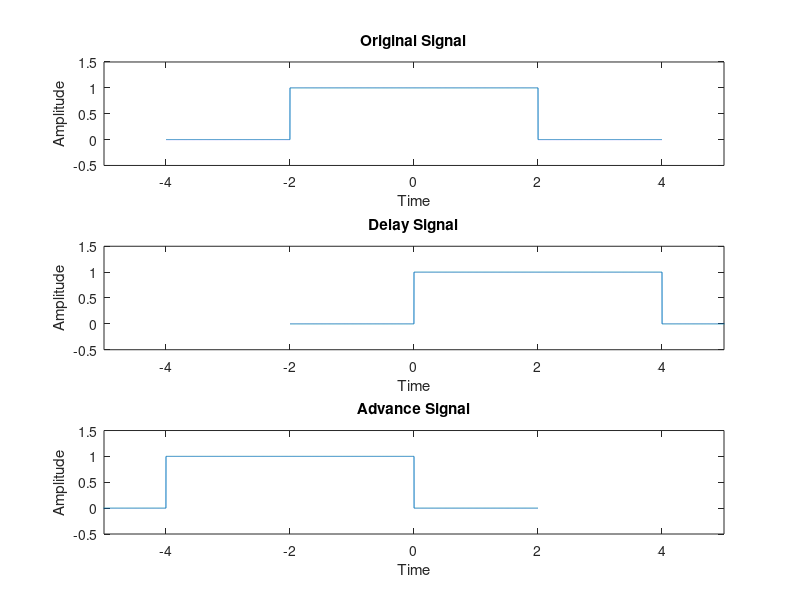

MATLAB code for this plot:
%Time Shifting Plot of Continuous time signal.

%Reference:

clc;                        %clears the command window and homes the cursor.
clear all;                  %Clear variables and functions from memory.
clf;                        %Clear current figure.

%Defining The Original Signal {x(t)}.

t=-4:0.001:4;                        %defining the x axis how many point take value.
x=@(t) 1.*(abs(t)<=2)+0.*(abs(t)>2);     %defining the amplitude of Y axis each point of x axis from 0 to 4. [x=@(t)] is equalto x(t).
% x=@(t) 1.*(abs(t)<=2)+0.*t;     %defining the amplitude of Y axis each point of x axis from 0 to 4. [x=@(t)] is equalto x(t).
subplot(3,1,1);                 %subplot mean a portion of a figure.where 2 row 1 column and it's postion is row 1 column 1.
plot(t,x(t));                   %Plot use for continuous signal. plots the data sequence Y at the values specified in X.
xlabel('Time');                 %x-axis label.
ylabel('Amplitude');            %y-axis label.
title('Original Signal');       %title  Graph title.
axis([-5 5 -0.5 1.5]);               %AXIS([XMIN XMAX YMIN YMAX]) sets scaling for the x- and y-axes on the current plot.

%Defining The Time Shifting Signal {x(t-2)} that is delay time.

%t1=t-(-2);
t1=t+2;                     %Time Shifting to 2
subplot(3,1,2);             %subplot mean a portion of a figure.where 2 row 1 column and it's postion is row 1 column 1.
plot(t1,x(t));              %Plot use for continuous signal. plots the data sequence Y at the values specified in X.
xlabel('Time');             %x-axis label.
ylabel('Amplitude');        %y-axis label.
title('Delay Signal');      %title  Graph title.
axis([-5 5 -0.5 1.5]);           %AXIS([XMIN XMAX YMIN YMAX]) sets scaling for the x- and y-axes on the current plot.

%Defining The Time Shifting Signal {x(t+2)} that is Advance time.

%t2=t-(2);
t2=t-2;                     %Time Shifting to 2
subplot(3,1,3);             %subplot mean a portion of a figure.where 2 row 1 column and it's postion is row 1 column 1.
plot(t2,x(t));              %Plot use for continuous signal. plots the data sequence Y at the values specified in X.
xlabel('Time');             %x-axis label.
ylabel('Amplitude');        %y-axis label.
title('Advance Signal');    %title  Graph title.
axis([-5 5 -0.5 1.5]);           %AXIS([XMIN XMAX YMIN YMAX]) sets scaling for the x- and y-axes on the current plot.
